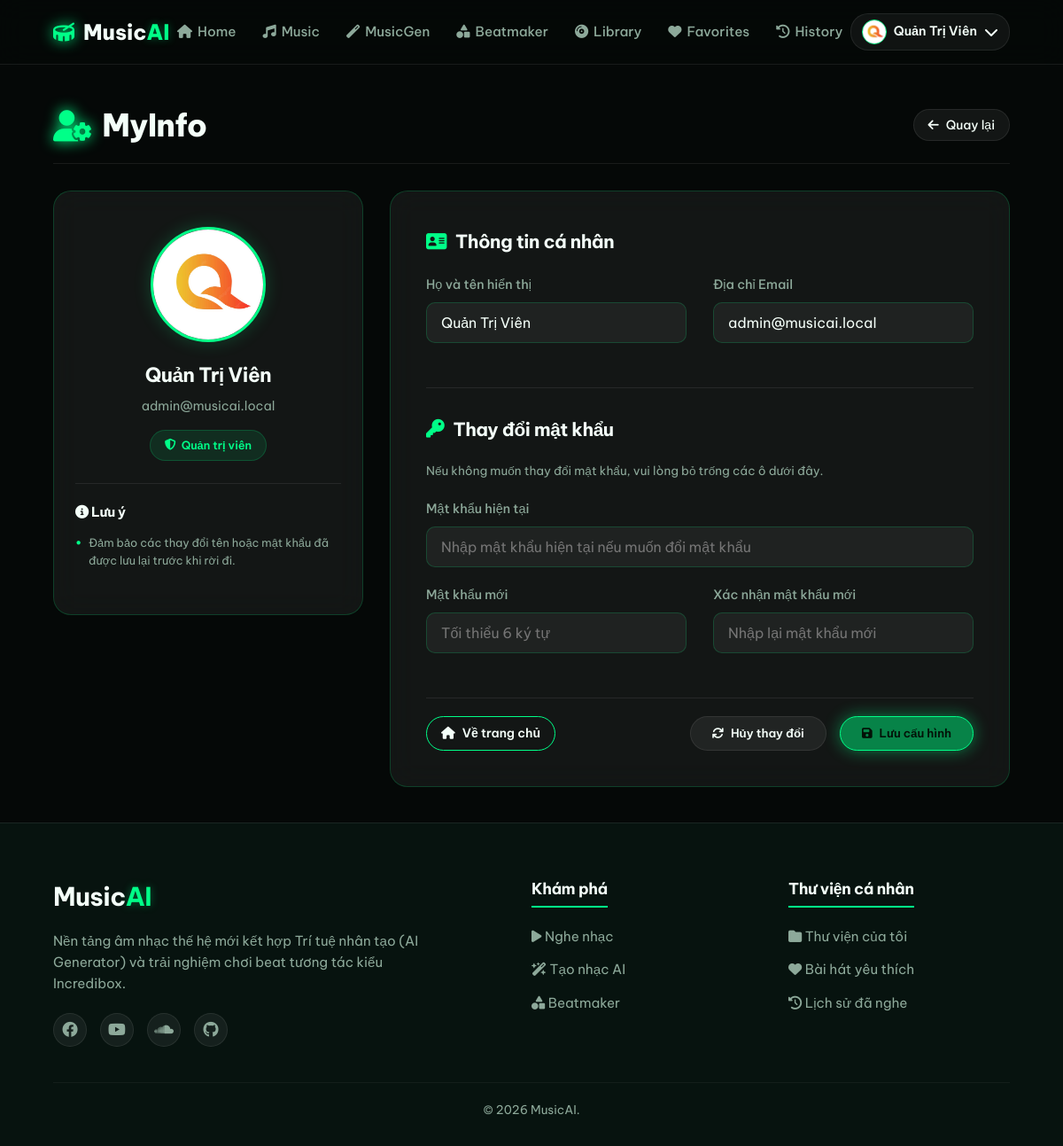
The page /settings.php (signed in) on the database its author committed.
### tables this page shows
CREATE TABLE `users` (
  `id` int(11) NOT NULL,
  `name` varchar(100) NOT NULL COMMENT 'Họ và tên thành viên',
  `email` varchar(150) NOT NULL COMMENT 'Địa chỉ email đăng nhập',
  `password` varchar(255) NOT NULL COMMENT 'Mật khẩu đã mã hóa bcrypt',
  `role` enum('user','admin') DEFAULT 'user' COMMENT 'Phân quyền tài khoản',
  `avatar` varchar(255) DEFAULT NULL COMMENT 'Đường dẫn ảnh đại diện',
  `created_at` timestamp NOT NULL DEFAULT current_timestamp(),
  `updated_at` timestamp NOT NULL DEFAULT current_timestamp() ON UPDATE current_timestamp()
);

### config/config.php (called while the page is built, shortened)
<?php
function url($path = '') {
    return BASE_URL . ltrim($path, '/');
}
function sanitize($data) {
    return htmlspecialchars(strip_tags(trim($data)), ENT_QUOTES, 'UTF-8');
}

### settings.php (the view, shortened to what this page needs)
<?php
require_once __DIR__ . '/includes/header.php';
require_once __DIR__ . '/includes/navbar.php';
$user_id = $_SESSION['user']['id'];
$user_name = $_SESSION['user']['name'];
$user_email = $_SESSION['user']['email'];
$user_avatar = $_SESSION['user']['avatar'];
if ($db_connected && $conn) {
    try {
        $stmt = $conn->prepare("SELECT name, email, avatar FROM users WHERE id = ?");
        $stmt->execute([$user_id]);
        $db_user = $stmt->fetch();
        if ($db_user) {
            $user_name = $db_user['name'];
            $user_email = $db_user['email'];
            if (!empty($db_user['avatar'])) {
                $user_avatar = $db_user['avatar'];
            }
        }
    } catch (PDOException $e) {
    }
}
$avatar_url = url(!empty($user_avatar) ? $user_avatar : DEFAULT_AVATAR);
?>
<div class="container settings-page-container">
    <div class="settings-header" style="display: flex; justify-content: space-between; align-items: center; margin-bottom: 30px; border-bottom: 1px solid var(--border-light); padding-bottom: 15px;">
        <h2 class="section-title" style="margin-bottom: 0;"><i class="fa-solid fa-user-gear"></i> MyInfo</h2>
        <a href="javascript:history.back()" class="btn btn-secondary btn-sm" style="border-radius: 20px; font-weight: 500; display: inline-flex; align-items: center; gap: 8px;">
            <i class="fa-solid fa-arrow-left"></i> Quay lại
        </a>
    </div>
    <div class="grid-3 settings-grid">
        <div class="glass-card settings-left-card">
            <div class="avatar-upload-wrapper">
                <div class="avatar-preview-container">
                    <img id="avatarPreview" src="<?php echo $avatar_url; ?>" alt="Avatar Preview" class="profile-avatar-large">
                </div>
                <h3 class="user-display-name" id="userDisplayName"><?php echo sanitize($user_name); ?></h3>
                <p class="user-display-email"><?php echo sanitize($user_email); ?></p>
                <span class="user-role-badge">
                    <i class="fa-solid fa-shield-halved"></i> <?php echo $_SESSION['user']['role'] === 'admin' ? 'Quản trị viên' : 'Thành viên'; ?>
                </span>
            </div>
            <div class="settings-instructions">
                <h4><i class="fa-solid fa-circle-info"></i> Lưu ý</h4>
                <ul>
                    <li>Đảm bảo các thay đổi tên hoặc mật khẩu đã được lưu lại trước khi rời đi.</li>
                </ul>
            </div>
        </div>
        <div class="glass-card settings-right-card col-span-2">
            <form id="settingsForm" enctype="multipart/form-data">
                <h3 class="settings-sub-title"><i class="fa-solid fa-address-card"></i> Thông tin cá nhân</h3>
                <div class="grid-2 form-row">
                    <div class="form-group">
                        <label for="name">Họ và tên hiển thị</label>
                        <input type="text" id="name" name="name" class="form-control" value="<?php echo sanitize($user_name); ?>" required placeholder="Nhập tên hiển thị của bạn">
                    </div>
                    <div class="form-group">
                        <label for="email">Địa chỉ Email</label>
                        <input type="email" id="email" name="email" class="form-control" value="<?php echo sanitize($user_email); ?>" required placeholder="example@musicai.local">
                    </div>
                </div>
                <hr class="settings-divider">
                <h3 class="settings-sub-title"><i class="fa-solid fa-key"></i> Thay đổi mật khẩu</h3>
                <p class="settings-desc-text">Nếu không muốn thay đổi mật khẩu, vui lòng bỏ trống các ô dưới đây.</p>
                <div class="form-group">
                    <label for="current_password">Mật khẩu hiện tại</label>
                    <input type="password" id="current_password" name="current_password" class="form-control" placeholder="Nhập mật khẩu hiện tại nếu muốn đổi mật khẩu">
                </div>
                <div class="grid-2 form-row">
                    <div class="form-group">
                        <label for="new_password">Mật khẩu mới</label>
                        <input type="password" id="new_password" name="new_password" class="form-control" placeholder="Tối thiểu 6 ký tự">
                    </div>
                    <div class="form-group">
                        <label for="confirm_password">Xác nhận mật khẩu mới</label>
                        <input type="password" id="confirm_password" name="confirm_password" class="form-control" placeholder="Nhập lại mật khẩu mới">
                    </div>
                </div>
                <div class="settings-actions">
                    <a href="<?php echo url('index.php'); ?>" class="btn btn-outline btn-sm" style="margin-right: auto; border-radius: 20px;">
                        <i class="fa-solid fa-house"></i> Về trang chủ
                    </a>
                    <button type="button" class="btn btn-secondary" onclick="window.location.reload();">
                        <i class="fa-solid fa-arrows-rotate"></i> Hủy thay đổi
                    </button>
                    <button type="submit" class="btn btn-primary">
                        <i class="fa-solid fa-floppy-disk"></i> Lưu cấu hình
                    </button>
                </div>
            </form>
        </div>
    </div>
</div>
<?php require_once __DIR__ . '/includes/footer.php'; ?>

### assets/css/style.css (style rules this page uses)
:root { --bg-main: #050807; --bg-soft: #07130f; --bg-card: rgba(255, 255, 255, 0.06); --bg-card-hover: rgba(255, 255, 255, 0.1); --green-main: #00ff88; --green-hover: #00dd77; --green-dark: #0d3b2e; --green-glow: rgba(0, 255, 136, 0.35); --text-main: #f4fff9; --text-muted: #8da99a; --border-green: rgba(0, 255, 136, 0.18); --border-light: rgba(255, 255, 255, 0.08); --font-heading: 'Be Vietnam Pro', sans-serif; --font-body: 'Be Vietnam Pro', sans-serif; --transition-fast: 0.2s ease; --transition-normal: 0.3s ease; --transition-slow: 0.5s ease; }
* { margin: 0; padding: 0; box-sizing: border-box; }
body { background-color: var(--bg-main); color: var(--text-main); font-family: var(--font-body); line-height: 1.6; overflow-x: hidden; }
h1, h2, h3, h4, h5, h6 { font-family: var(--font-heading); font-weight: 700; letter-spacing: -0.02em; color: var(--text-main); }
a { color: inherit; text-decoration: none; transition: var(--transition-fast); }
.glass-card { background: var(--bg-card); backdrop-filter: blur(16px); -webkit-backdrop-filter: blur(16px); border: 1px solid var(--border-green); border-radius: 20px; padding: 24px; transition: all var(--transition-normal); }
.btn { display: inline-flex; align-items: center; justify-content: center; gap: 8px; font-family: var(--font-heading); font-weight: 600; padding: 10px 24px; border-radius: 30px; border: none; cursor: pointer; transition: all var(--transition-normal); }
.btn-sm { padding: 6px 16px; font-size: 0.875rem; }
.btn-primary { background: #078348; color: #031107; border: 1px solid #00ff88; border-radius: 999px; box-shadow: 0 0 18px rgba(0, 255, 136, 0.45); }
.btn-outline { background: transparent; color: var(--text-main); border: 1px solid var(--green-main); }
.btn-secondary { background: var(--bg-card); color: var(--text-main); border: 1px solid var(--border-light); }
.container { width: 90%; max-width: 1400px; margin: 0 auto; padding: 40px 0; }
.grid-2 { display: grid; grid-template-columns: repeat(2, 1fr); gap: 30px; }
.grid-3 { display: grid; grid-template-columns: repeat(3, 1fr); gap: 30px; }
.section-title { font-family: 'Be Vietnam Pro', sans-serif; font-size: 2.2rem; font-weight: 800; margin-bottom: 30px; display: flex; align-items: center; gap: 12px; }
.section-title i { color: var(--green-main); filter: drop-shadow(0 0 8px var(--green-main)); }
.form-group { margin-bottom: 20px; }
.form-group label { display: block; font-family: var(--font-heading); font-weight: 500; margin-bottom: 8px; color: var(--text-muted); font-size: 0.9rem; }
.form-control { width: 100%; background: rgba(255, 255, 255, 0.05); border: 1px solid var(--border-green); border-radius: 10px; padding: 12px 16px; color: var(--text-main); font-family: var(--font-body); font-size: 1rem; transition: all var(--transition-fast); }

### rows shown on the page
users: avatar (picture), name "Quản Trị Viên", email "admin@musicai.local"

### other values the page prints
$_SESSION['user']['name'] "Quản Trị Viên"
